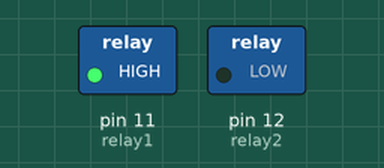
Bench run of a sketch on a simulated Arduino Uno, built with avr-gcc and run on an emulated ATmega328P. Shown: switched loads named in the sketch (green lamp = pin HIGH).

Above: at 2.5 s.
At 7.5 s:
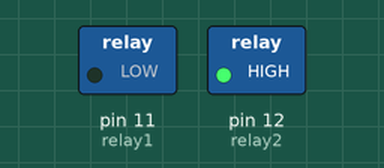
Timing chart, 0 to 13.0 s (numbered marks = the images above):
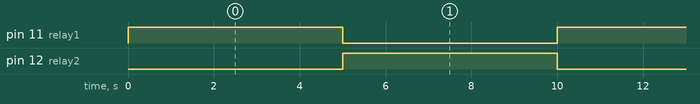

The sketch:

2relayboard.ino
```cpp
int relay1 =11;
int relay2 =12;

void setup() {
 pinMode(relay1, OUTPUT);
pinMode(relay2, OUTPUT);

}

void loop() {
  digitalWrite(relay1, HIGH);
  digitalWrite(relay2, LOW);
delay(5000);
digitalWrite(relay1, LOW);
digitalWrite(relay2, HIGH);
delay(5000);


}
```

Measured:
- by itself, pin 11 (relay1), pin 12 (relay2): alternates HIGH for 5.0 s and LOW for 5.0 s
